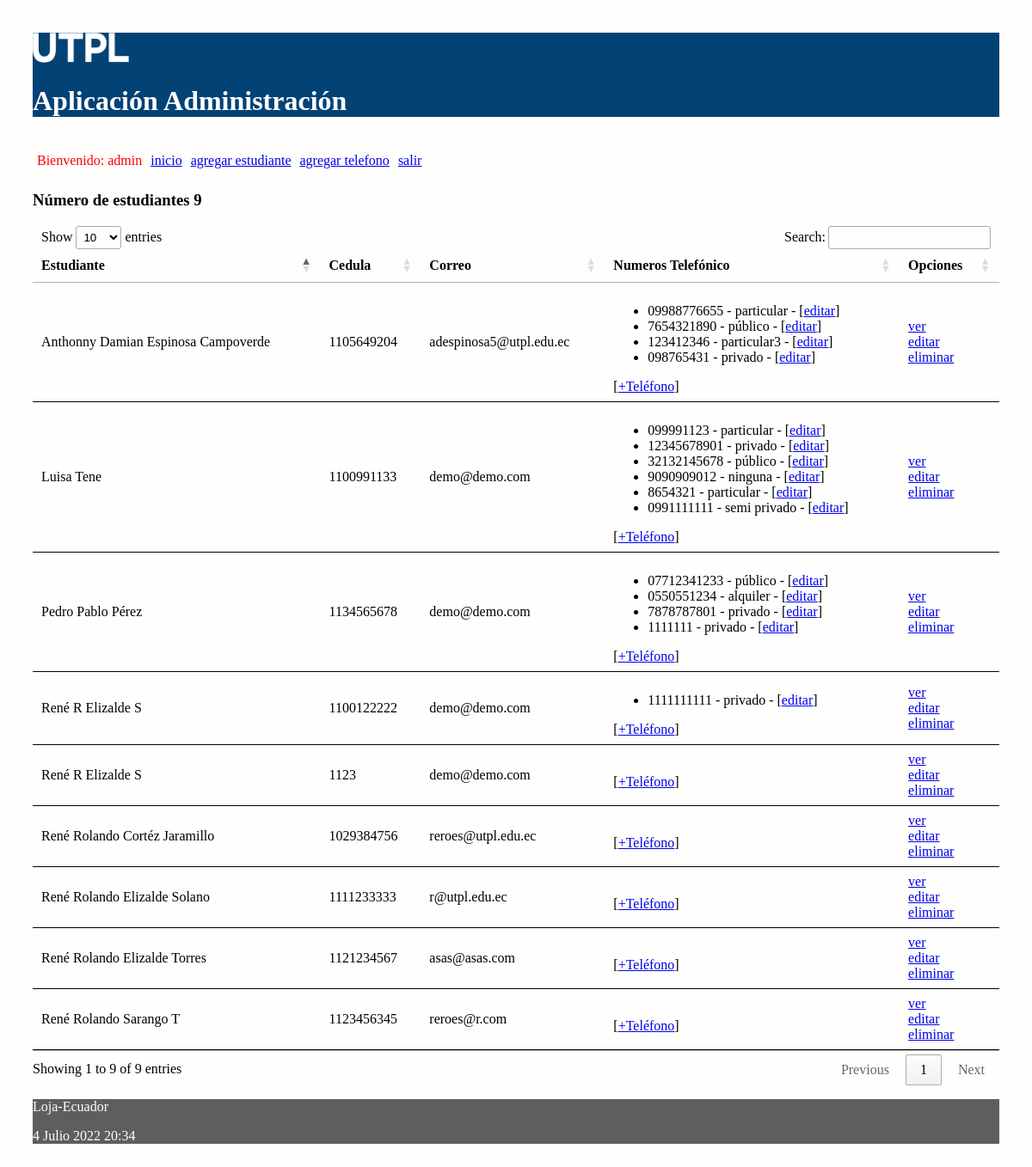
The app's page / (signed in) with its own data.
### administrativo/models.py (models this page shows, shortened)
class Estudiante(models.Model):
    nombre = models.CharField(max_length=30)
    apellido = models.CharField(max_length=30)
    cedula = models.CharField(max_length=30, unique=True)
    correo = models.EmailField()

class NumeroTelefonico(models.Model):
    telefono = models.CharField(max_length=100)
    tipo = models.CharField(max_length=100)
    estudiante = models.ForeignKey(Estudiante, on_delete=models.CASCADE,
            related_name="numeros_telefonicos")

### administrativo/views.py (the view)
# urls.py: path('', views.index, name='index'),
def index(request):
    estudiantes = Estudiante.objects.all()
    informacion_template = {'estudiantes': estudiantes, 'numero_estudiantes': len(estudiantes)}
    return render(request, 'index.html', informacion_template)

### administrativo/templates/index.html (shortened to what this page needs)
{% extends "master.html" %}
{% block content %}
<h3>Número de estudiantes {{ numero_estudiantes }}</h3>
<table id="tabla_datos">
  <thead>
    <tr>
      <th>Estudiante</th>
      <th>Cedula</th>
      <th>Correo</th>
      <th>Numeros Telefónico </th>
      <th>Opciones</th>
    </tr>
  </thead>
  {% for e in estudiantes %}
  <tr>
    <td> {{e.nombre}} {{e.apellido}}</td>
    <td> {{e.cedula}}</td>
    <td> {{e.correo}}</td>
    <td>
      <ul>
        {% for t in e.numeros_telefonicos.all %}
          <li>
            <span>{{t.telefono}} - {{t.tipo}} - [<a href="{% url 'editar_numero_telefonico' t.id %}">editar</a>] </span>
          </li>
        {% endfor %}
      </ul>
        [<a href="{% url 'crear_numero_telefonico_estudiante' e.id%}">+Teléfono</a>]
    </td>
    <td> <a href="{% url 'obtener_estudiante' e.id %}">ver</a> <br>
      <a href="{% url 'editar_estudiante' e.id %}">editar</a> <br>
      <a href="{% url 'eliminar_estudiante' e.id %}"
      onclick="return confirm('¿Está seguro de la eliminación?')" >
      eliminar</a>
    </td>
  </tr>
  {% endfor %}
</table>
{% endblock %}

### administrativo/templates/master.html (shortened to what this page needs)
<!DOCTYPE html>
<html>
  <head>
    {% load static %}
    <link rel="stylesheet" type="text/css" href="{% static 'css/estilos.css' %}">
    <link rel="stylesheet" type="text/css" href="https://cdn.datatables.net/1.10.25/css/jquery.dataTables.min.css">
  </head>
  <body>
  <header>
    <img src="{% static 'images/logo.png' %}" height="10%" width="10%" alt="My image">
    <h1>Aplicación Administración </h1>
    <nav class="top_menu">
      <ul>
        {% if user.is_authenticated %}
          <li> <span class="nombre_usuario"> Bienvenido: {{user.username}} </span></li>
        {% endif %}
        <li><a href="{% url 'index' %}">inicio</a></li>
        <li><a href="{% url 'crear_estudiante' %}">agregar estudiante</a></li>
        <li><a href="{% url 'crear_numero_telefonico' %}">agregar telefono</a></li>
        {% if user.is_authenticated %}
          <li><a href="{% url 'logout_view' %}">salir</a></li>
        {% else %}
          <li><a href="{% url 'login' %}">ingresar</a></li>
        {% endif %}
      </ul>
    </nav>
  </header>
  <section>
      {% block content %}
      {% endblock %}
  </section>
    <footer>
      <p>Loja-Ecuador</p>
      <p>{% now "j F Y H:i" %}</p>
    </footer>
  </body>
</html>

### administrativo/static/css/estilos.css (style rules this page uses)
body { background: #FEFEFD; padding: 30px; }
header { background: #034275; color: #FFF; }
section { width: 100%; }
th, td { padding: 15px; border-bottom: 1px solid black; }
.nombre_usuario { color: red; }
.top_menu ul { list-style:none; float:left; padding: 5px; width:95%; }
.top_menu ul li { float:left; margin-right:10px; margin-bottom:5px; text: #FFF; }
footer { background: #5E5E5E; color: #FFF; }

### records on screen
Estudiante: nombre "Luisa", apellido "Tene", cedula "1100991133", correo "demo@demo.com"
NumeroTelefonico: telefono "099991123", tipo "particular"
NumeroTelefonico: telefono "12345678901", tipo "privado"
NumeroTelefonico: telefono "32132145678", tipo "público"
NumeroTelefonico: telefono "9090909012", tipo "ninguna"
NumeroTelefonico: telefono "8654321", tipo "particular"
NumeroTelefonico: telefono "0991111111", tipo "semi privado"
Estudiante: nombre "Pedro Pablo", apellido "Pérez", cedula "1134565678", correo "demo@demo.com"
NumeroTelefonico: telefono "07712341233", tipo "público"
NumeroTelefonico: telefono "0550551234", tipo "alquiler"
NumeroTelefonico: telefono "7878787801", tipo "privado"
NumeroTelefonico: telefono "1111111", tipo "privado"
Estudiante: nombre "Anthonny Damian", apellido "Espinosa Campoverde", cedula "1105649204", correo "adespinosa5@utpl.edu.ec"
NumeroTelefonico: telefono "09988776655", tipo "particular"
NumeroTelefonico: telefono "7654321890", tipo "público"
NumeroTelefonico: telefono "123412346", tipo "particular3"
NumeroTelefonico: telefono "098765431", tipo "privado"
Estudiante: nombre "René R", apellido "Elizalde S", cedula "1100122222", correo "demo@demo.com"
NumeroTelefonico: telefono "1111111111", tipo "privado"
Estudiante: nombre "René R", apellido "Elizalde S", cedula "1123", correo "demo@demo.com"
Estudiante: nombre "René Rolando", apellido "Elizalde Torres", cedula "1121234567", correo "asas@asas.com"
Estudiante: nombre "René Rolando", apellido "Sarango T", cedula "1123456345", correo "reroes@r.com"
Estudiante: nombre "René Rolando", apellido "Cortéz Jaramillo", cedula "1029384756", correo "reroes@utpl.edu.ec"
Estudiante: nombre "René Rolando", apellido "Elizalde Solano", cedula "1111233333", correo "r@utpl.edu.ec"

### other values on screen
{{ user.username }} "admin"
{{ numero_estudiantes }} "9"
